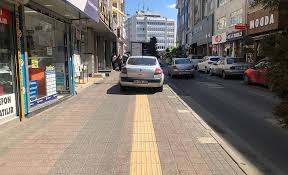
#> input picture images/1.jpeg, 288 x 175 px
$ python -i ocr_reader.py   (imports and definitions only)
#> lines starting #> are read from the running program, lines starting #| are printed output that depends on the picture; after the words box and inside, x2 and y2 are one past the last pixel; in counts of white or black regions, pixels touching at a corner belong together
"""
MOD 2: Tesseract OCR tabanli Metin Okuma Servisi
Raspberry Pi 5 (64-bit Bookworm) icin optimize edilmis
Turkce karakter destegi ile
"""
import cv2
import os
import threading
import re
import numpy as np

# =============================================
# TURKCE KARAKTER DUZELTMELERI
# =============================================
TURKISH_CHAR_MAP = {
    # Yaygin OCR hatalari -> Turkce karsiliklari
    'ý': 'ı', 'Ý': 'I',
    'þ': 'ş', 'Þ': 'Ş',
    'ð': 'ğ', 'Ð': 'Ğ',
    'â': 'a', 'î': 'i', 'û': 'u',
    '|': 'I',
    '@': 'a', '$': 's',
    '€': 'e', '£': 'L',
}

# Turkce yaygin kelimeler sozlugu
TURKISH_DICTIONARY = {
    # Selamlasma
    'merhaba', 'selam', 'günaydin', 'iyi', 'günler', 'aksamlar', 'geceler',
    'hosgeldiniz', 'hoscakal', 'görüsürüz',

    # Temel kelimeler
    'evet', 'hayir', 'tamam', 'lütfen', 'tesekkür', 'tesekkürler', 'rica',
    'özür', 'pardon', 'affedersiniz',

    # Yonler ve konumlar
    'sag', 'sol', 'düz', 'ileri', 'geri', 'yukari', 'asagi', 'ön', 'arka',
    'üst', 'alt', 'yan', 'karsi', 'köse',

    # Uyarilar
    'dikkat', 'tehlike', 'yasak', 'dur', 'gec', 'bekle', 'gir', 'girme',
    'cik', 'cikis', 'giris', 'acil', 'yangin', 'kacis',

    # Mekanlar
    'kapi', 'pencere', 'merdiven', 'asansör', 'tuvalet', 'wc', 'banyo',
    'mutfak', 'salon', 'oda', 'koridor', 'hol', 'bahce', 'balkon',

    # Ulasim
    'otobüs', 'metro', 'tramvay', 'taksi', 'durak', 'istasyon', 'terminal',
    'havalimani', 'otogar', 'tren', 'ucak', 'vapur', 'feribot',

    # Sayilar yaziyla
    'bir', 'iki', 'üc', 'dört', 'bes', 'alti', 'yedi', 'sekiz', 'dokuz', 'on',
    'yirmi', 'otuz', 'kirk', 'elli', 'altmis', 'yetmis', 'seksen', 'doksan', 'yüz',

    # Günler
    'pazartesi', 'sali', 'carsamba', 'persembe', 'cuma', 'cumartesi', 'pazar',

    # Aylar
    'ocak', 'subat', 'mart', 'nisan', 'mayis', 'haziran',
    'temmuz', 'agustos', 'eylül', 'ekim', 'kasim', 'aralik',

    # Sik kullanilanlar
    've', 'veya', 'ile', 'icin', 'gibi', 'kadar', 'sonra', 'önce',
    'simdi', 'bugün', 'yarin', 'dün', 'her', 'hic', 'cok', 'az',

    # Turkiye ile ilgili
    'türkiye', 'türk', 'türkce', 'istanbul', 'ankara', 'izmir',

    # Magaza/isletme
    'market', 'magaza', 'dükkan', 'restoran', 'kafe', 'cafe', 'eczane',
    'hastane', 'okul', 'banka', 'atm', 'ptt', 'kargo',

    # Eylemler
    'ac', 'kapat', 'basla', 'bitir', 'gel', 'git', 'al', 'ver', 'yap',
    'oku', 'yaz', 'dinle', 'konus', 'bak', 'gör', 'duy', 'hisset',

    # Yiyecek/icecek
    'su', 'suyu', 'kaynak', 'dogal', 'dogal', 'maden', 'soda', 'kola',
    'cay', 'kahve', 'süt', 'ayran', 'meyve', 'sebze', 'ekmek', 'peynir',
    'et', 'tavuk', 'balik', 'yumurta', 'seker', 'tuz', 'yag',
    'sise', 'litre', 'ml', 'gram', 'kg', 'bardak', 'paket',

    # Doga
    'orman', 'dag', 'deniz', 'göl', 'nehir', 'cay', 'pinar', 'selalale',
    'yesil', 'mavi', 'temiz', 'saf', 'taze', 'organik',

    # Markalar ve urunler
    'marka', 'ürün', 'fiyat', 'indirim', 'kampanya', 'bedava', 'ücretsiz',
}


# [126 lines left out: functions fix_turkish_text, clean_ocr_output, is_meaningful_word, filter_meaningful_text, not called in this run]


class OCRReader:
    """Tesseract OCR ile metin okuma - Singleton"""

    _instance = None
    _lock = threading.Lock()

    def __new__(cls):
        """Thread-safe singleton"""
        if cls._instance is None:
            with cls._lock:
                if cls._instance is None:
                    cls._instance = super().__new__(cls)
                    cls._instance._init_vars()
        return cls._instance

    def _init_vars(self):
        """Instance degiskenlerini baslat"""
        self.tesseract = None
        self.initialized = False
        self._init_lock = threading.Lock()
        self.tesseract_cmd = None

    # [54 lines left out: function init, not called in this run]

    def preprocess(self, frame):
        """
        Goruntu on isleme - OCR icin optimize
        Basit ve guvenilir yaklasim
        """
        # Gri tonlama - RGB ve BGR destegi
        if len(frame.shape) == 3:
            # Renk uzayi kontrolu - RGB mi BGR mi?
            # Eger kirmizi kanal daha yogunsa muhtemelen RGB
            gray = cv2.cvtColor(frame, cv2.COLOR_RGB2GRAY)
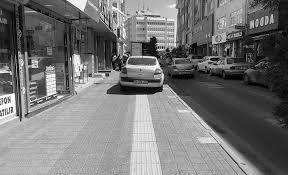
#> gray: shape (175, 288); min 0, max 255, mean 116.8
        else:
            gray = frame.copy()

        # Boyut kontrolu - cok kucukse buyut
        h, w = gray.shape[:2]
#> h = 175; w = 288
        if w < 800:
            scale = 800 / w
#> scale = 2.78
            gray = cv2.resize(gray, None, fx=scale, fy=scale, interpolation=cv2.INTER_LINEAR)
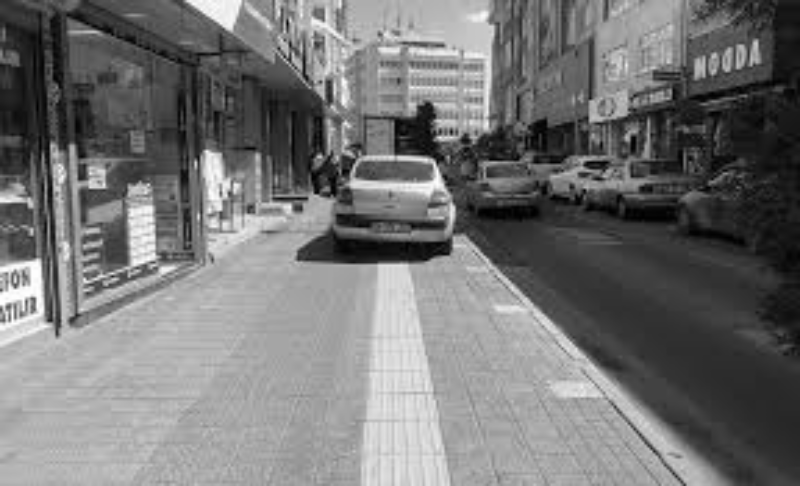
#> gray: shape (486, 800); min 0, max 255, mean 116.7

        # Hafif gurultu azaltma (cok agresif olmasin!)
        gray = cv2.GaussianBlur(gray, (3, 3), 0)

        # Kontrast artir (CLAHE)
        clahe = cv2.createCLAHE(clipLimit=2.0, tileGridSize=(8, 8))
        gray = clahe.apply(gray)
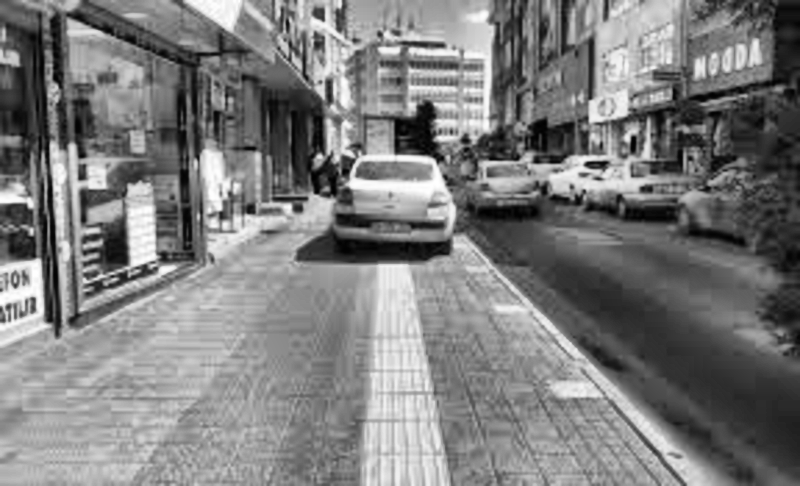
#> gray: shape (486, 800); min 0, max 255, mean 124.9

        # Otsu threshold - otomatik esik degeri bulur (daha guvenilir)
        _, binary = cv2.threshold(gray, 0, 255, cv2.THRESH_BINARY + cv2.THRESH_OTSU)
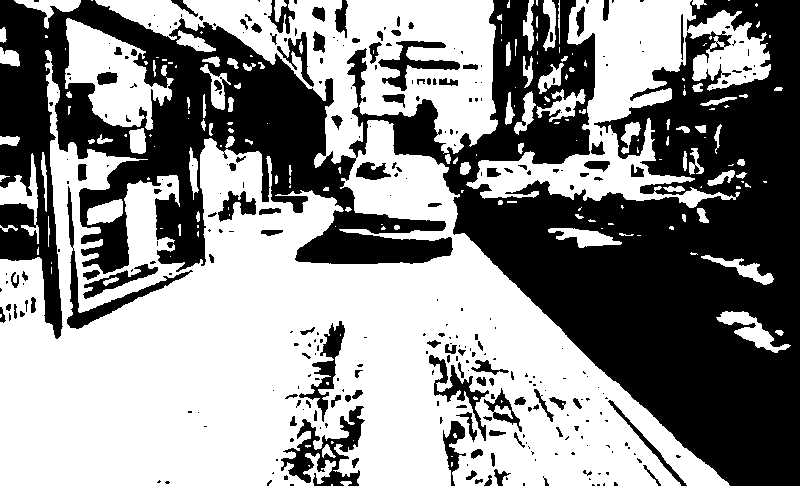
#> binary: shape (486, 800); 55.5% white; 323 black regions (212 under 20 px), largest, box (x1, y1, x2, y2) and area: (0, 0, 800, 486) 153351, (281, 406, 365, 486) 2470, (67, 186, 193, 329) 1739

        return binary

    # [124 lines left out: functions preprocess_simple, read, read_with_boxes, draw_boxes, not called in this run]


# Singleton instance
ocr_reader = OCRReader()


def read_text(frame):
    """Kisa erisim fonksiyonu"""
    return ocr_reader.read(frame)


def read_text_with_boxes(frame):
    """Kutucuklarla birlikte oku"""
    return ocr_reader.read_with_boxes(frame)


# Test
# [38 lines not run here, left out]

>>> import cv2
>>> picture = cv2.cvtColor(cv2.imread('../images/1.jpeg'), cv2.COLOR_BGR2RGB)
>>> result = OCRReader().preprocess(picture)
